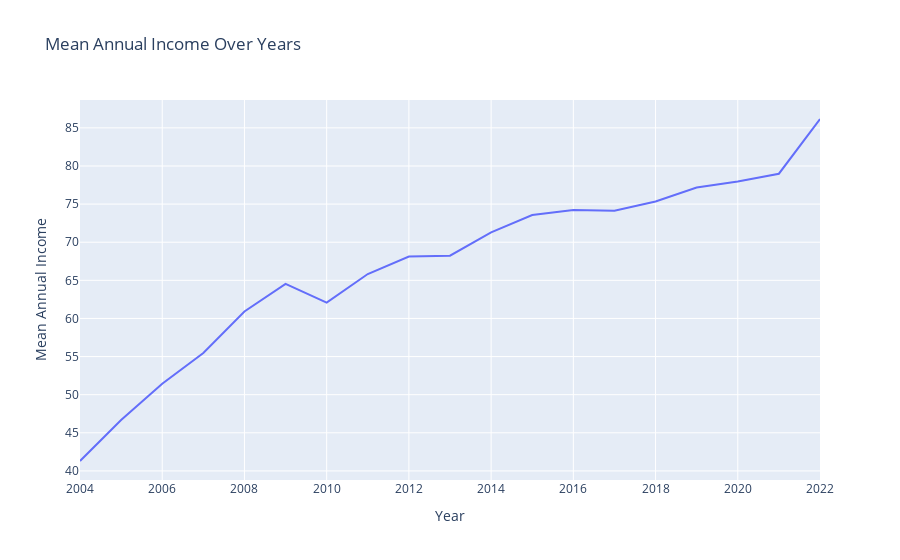

Notebook code for this chart:
### Markdown cell above
Between 2004 to 2022, the mean annual income of Singaporeans has increased steadily, more than doubling in a span of 19 years.

### Code cell
fig = px.line(df_income_2, x='year', y='mean_annual_income', title='Mean Annual Income Over Years',
              labels={'mean_annual_income': 'Mean Annual Income', 'year': 'Year'})

fig.update_layout(xaxis_title='Year', yaxis_title='Mean Annual Income')

fig.show()

### Figure 1 — Plotly figure (JSON) as saved in the notebook; plotly's stock layout.template omitted (floating-point values rounded to 4 significant figures)
{"data": [{"hovertemplate": "Year=%{x}<br>Mean Annual Income=%{y}<extra></extra>", "legendgroup": "", "line": {"color": "#636efa", "dash": "solid"}, "marker": {"symbol": "circle"}, "mode": "lines", "name": "", "orientation": "v", "showlegend": false, "type": "scatter", "x": [2004, 2005, 2006, 2007, 2008, 2009, 2010, 2011, 2012, 2013, 2014, 2015, 2016, 2017, 2018, 2019, 2020, 2021, 2022], "xaxis": "x", "y": [41.3, 46.67, 51.44, 55.48, 60.92, 64.53, 62.09, 65.83, 68.12, 68.23, 71.3, 73.56, 74.22, 74.14, 75.35, 77.17, 77.97, 78.99, 86.16], "yaxis": "y"}], "layout": {"legend": {"tracegroupgap": 0}, "title": {"text": "Mean Annual Income Over Years"}, "xaxis": {"anchor": "y", "domain": [0, 1], "title": {"text": "Year"}}, "yaxis": {"anchor": "x", "domain": [0, 1], "title": {"text": "Mean Annual Income"}}}}
